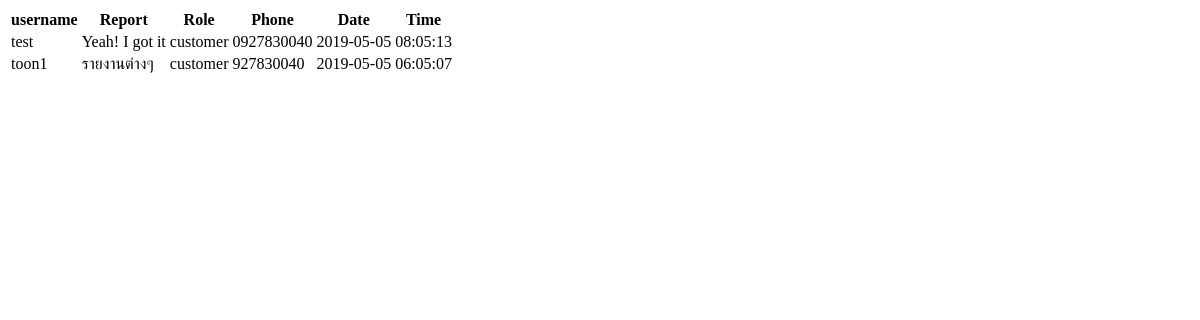
The app's page /content/result_report.php, older data.
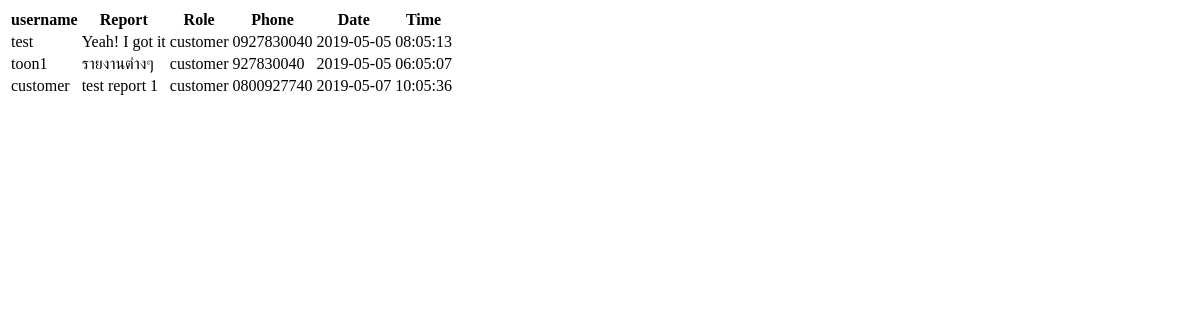
The same page, newer data.
### tables this page shows
CREATE TABLE `report` (
  `report_id` int(10) NOT NULL,
  `info` varchar(255) NOT NULL,
  `user_id` int(10) NOT NULL,
  `date` varchar(255) NOT NULL,
  `time` varchar(255) NOT NULL
);

CREATE TABLE `user` (
  `user_id` int(10) NOT NULL,
  `firstname` varchar(255) NOT NULL,
  `lastname` varchar(255) NOT NULL,
  `username` varchar(255) NOT NULL,
  `password` varchar(255) NOT NULL,
  `email` varchar(255) NOT NULL,
  `phone` varchar(255) NOT NULL,
  `role` varchar(255) NOT NULL,
  `image` varchar(255) NOT NULL
);

### content/result_report.php (the view, shortened to what this page needs)
<?php
    $query = mysqli_query($conn, "SELECT report.info, report.date, report.time, user.username, user.role, user.phone FROM report INNER JOIN user ON report.user_id = user.user_id") or die(myslqi_error($conn));
?>
<table class="table table-striped">
    <tr>
        <th>username</th>
        <th>Report</th>
        <th>Role</th>
        <th>Phone</th>
        <th>Date</th>
        <th>Time</th>
    </tr>
    <?php
    while ($result = mysqli_fetch_assoc($query)) { ?>
        <tr>
            <td><?php echo$result['username'] ?></td>
            <td><?php echo$result['info'] ?></td>
            <td><?php echo$result['role'] ?></td>
            <td><?php echo$result['phone'] ?></td>
            <td><?php echo$result['date'] ?></td>
            <td><?php echo$result['time'] ?></td>
        </tr>
    <?php }
    ?>
</table>

Row changes from the older to the newer data that the page shows:
added report: user.username "customer", info "test report 1", user.role "customer", user.phone "0800927740", date "2019-05-07", time "10:05:36"
